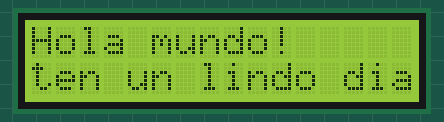
A sketch run on a simulated Arduino Uno, built with avr-gcc and run on an emulated ATmega328P. On the bench: 16×2 character LCD.

Above: at 0.1 s.
At 13.1 s:
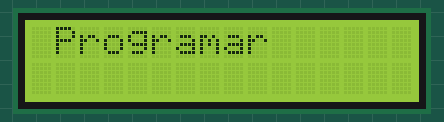
At 18.1 s:
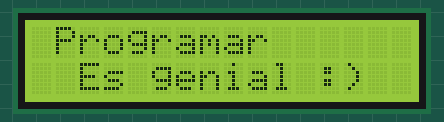
At 36.1 s:
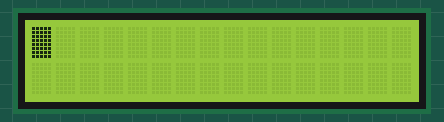

Measured:
- what the display in image 1 shows lasts 5.0 s, from 13.1 s to 18.1 s
- what the display in image 3 shows lasts 3.0 s, from 36.1 s to 39.1 s

The sketch:

swanky_kup1.ino
```cpp
// include the library code:
#include <LiquidCrystal.h>

// initialize the library with the numbers of the interface pins
LiquidCrystal lcd(12, 11, 5, 4, 3, 2);

void setup() {
  // set up the LCD's number of columns and rows:
  lcd.begin(16, 2);
}

void loop() {
    // Print a message to the LCD.
  lcd.print("Hola mundo!");
  // set the cursor to column 0, line 1
  // (note: line 1 is the second row, since counting begins with 0):
  lcd.setCursor(0, 1);
  // print the number of seconds since reset:
  lcd.print("ten un lindo dia");

  delay(10000);
  lcd.clear();

  lcd.blink();
  delay(3000);
  lcd.noBlink();

  lcd.setCursor(1,0);
  lcd.print("Programar");
  delay(5000);
  lcd.setCursor(2,1);
  lcd.print("Es genial :)");
  delay(5000);
  lcd.clear();

  lcd.blink();
  delay(3000);

}
 
```
